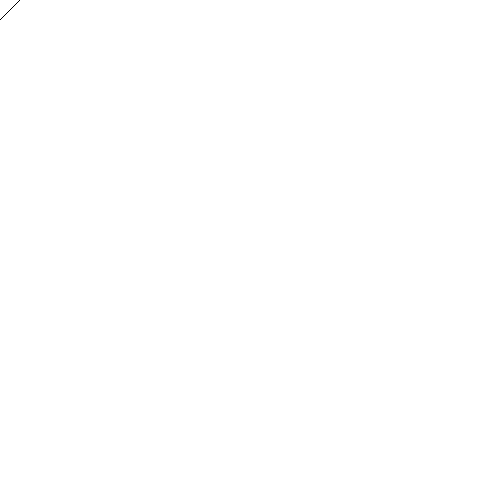
Frame 1 (no input)
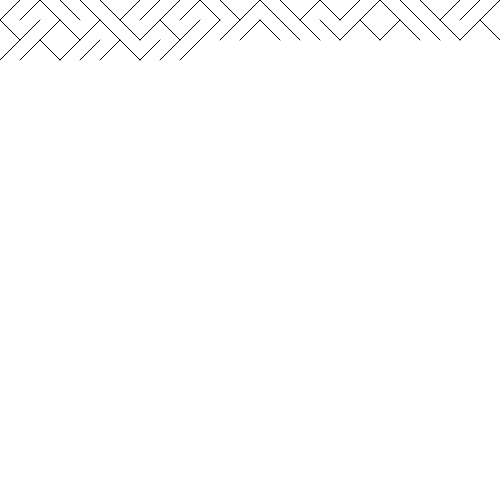
Frame 60 (no input)
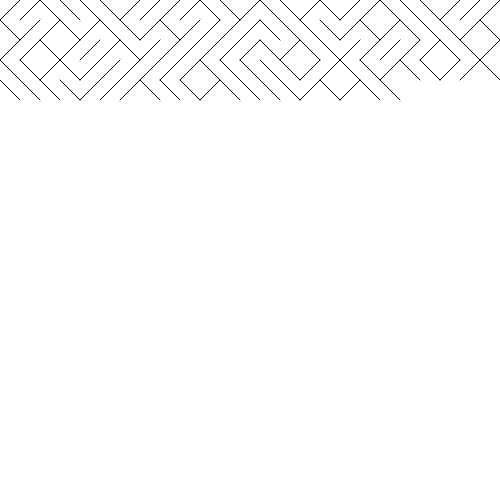
Frame 120 (the mouse pressed at the canvas centre since frame 60)

The p5.js sketch that drew these frames (run headless with seeded random() and noise() and a simulated clock; from frame 60 on, the mouse is pressed at the canvas centre):

// p5.js sketch
// ── sketch.js
let posx = 0;
let posy = 0;
let rectsize = 20;

function setup() {
  createCanvas(500, 500);
  background(255);
}

function draw() {
  fill(random(255), random(255), random(255));
  let rand = random();
  push();
  translate(posx, posy);
  if (rand > 0.5) {
    line(0, 0, rectsize, rectsize);
  } else {
    line(0, rectsize, rectsize, 0);
  }
  pop();

  posx += rectsize;
  if (posx >= width) {
    posx = 0;
    posy += rectsize;
  }
}
